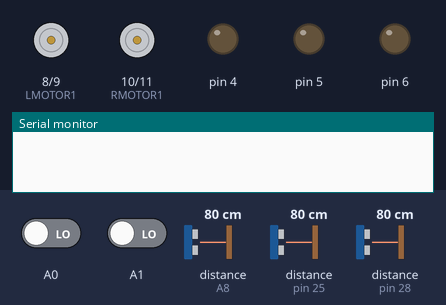
A sketch run on a simulated Teensy 4. Parts: motor-driver pin pairs drawn as motors (green arrow = first pin HIGH = forward, orange = second pin HIGH = backward, longer = more drive), output pins drawn as LEDs (lit = HIGH), the last lines printed to the serial monitor. The inputs (shaded band) are chosen by the test bench; at power-on: A0 LOW, A1 LOW, distance to the obstacle (sensors on A8, pin 25, pin 28) 80 cm.

Above: at 0.1 s.
At 2.4 s:
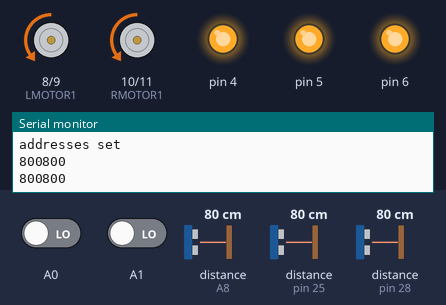
2.5 s: A0 driven HIGH
At 3.8 s:
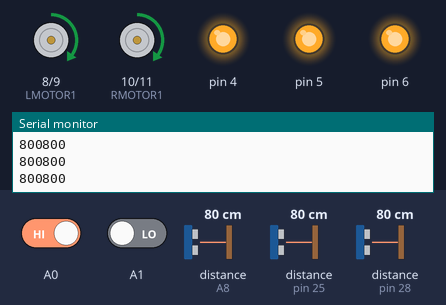
Timing chart, 0 to 5.5 s (numbered marks = the images above; inputs shaded):
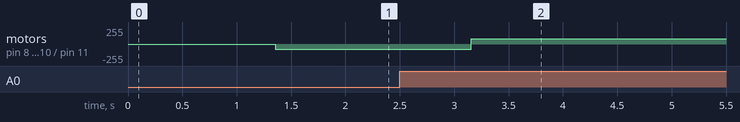

Measured:
- after the input at 2.5 s, motor on pin 8 (LMOTOR1) / pin 9 (LMOTOR2), motor on pin 10 (RMOTOR1) / pin 11 (RMOTOR2): backward 80/255 → forward 80/255 after 0.66 s

The sketch:

sumobot_pseudo.ino
```cpp
#include <i2c_t3.h>
#include <VL53L0X.h>
#include <QTRSensors.h>

VL53L0X sensorL;
VL53L0X sensorM;
VL53L0X sensorR;

const int LMOTOR1 = 8;
const int LMOTOR2 = 9;
const int RMOTOR1 = 10;
const int RMOTOR2 = 11;

/*const int LREF = 2;
const int FREF = 3;
const int RREF = 4;
const int BREF = 5;*/

bool leftHigh = true;

QTRSensors qtr;

const uint8_t SensorCount = 2;
uint16_t sensorValues[SensorCount];

const int edgeTime = 500;
const int tofCutoff = 8000;
const int refCutoff = 1500;

void charge() {
  analogWrite(LMOTOR1, 128);
  analogWrite(LMOTOR2, 0);
  analogWrite(RMOTOR1, 128);
  analogWrite(RMOTOR2, 0);
}

void lTurn() {
  analogWrite(LMOTOR1, 80);
  analogWrite(LMOTOR2, 0);
  analogWrite(RMOTOR1, 0);
  analogWrite(RMOTOR2, 80);
}

void rTurn() {
  analogWrite(LMOTOR1, 0);
  analogWrite(LMOTOR2, 80);
  analogWrite(RMOTOR1, 80);
  analogWrite(RMOTOR2, 0);
}

void fwd() {
  analogWrite(LMOTOR1, 80);
  analogWrite(LMOTOR2, 0);
  analogWrite(RMOTOR1, 80);
  analogWrite(RMOTOR2, 0);
}

void backUp() {
  analogWrite(LMOTOR1, 0);
  analogWrite(LMOTOR2, 80);
  analogWrite(RMOTOR1, 0);
  analogWrite(RMOTOR2, 80);
}

void setup() {
  while(!Serial);
  pinMode(6, OUTPUT);
  pinMode(5, OUTPUT);
  pinMode(4, OUTPUT);
  digitalWrite(4, LOW);
  digitalWrite(5, LOW);
  digitalWrite(6, LOW);

  delay(500);
  Wire.begin();

  qtr.setTypeRC();

  // 14 - FRONT, 15 - BACK
  qtr.setSensorPins((const uint8_t[]){14, 15}, SensorCount);
  qtr.setEmitterPin(2);

  Serial.begin (9600);

  digitalWrite(4, HIGH);
  delay(150);
  Serial.println("00");
  sensorL.init();
  Serial.println("01");
  delay(100);
  sensorL.setAddress((uint8_t)22);
  Serial.println("02");

  digitalWrite(5, HIGH);
  delay(150);
  sensorM.init();
  Serial.println("03");
  delay(100);
  sensorM.setAddress((uint8_t)25);
  Serial.println("04");

  digitalWrite(6, HIGH);
  delay(150);
  sensorR.init();
  Serial.println("04");
  delay(100);
  sensorR.setAddress((uint8_t)28);
  Serial.println("05");

  Serial.println("addresses set");

  pinMode(LMOTOR1, OUTPUT);
  pinMode(LMOTOR2, OUTPUT);
  pinMode(RMOTOR1, OUTPUT);
  pinMode(RMOTOR2, OUTPUT);

/*  pinMode(LREF, INPUT);
  pinMode(MREF, INPUT);
  pinMode(RREF, INPUT);
  pinMode(BREF, INPUT); */
}


void loop() {

  qtr.read(sensorValues);

  int distL = sensorL.readRangeSingleMillimeters();
  if (sensorL.timeoutOccurred()) { Serial.print(" TIMEOUT"); }
  int distM = Serial.print(sensorM.readRangeSingleMillimeters());
  if (sensorM.timeoutOccurred()) { Serial.print(" TIMEOUT"); }
  int distR = Serial.print(sensorR.readRangeSingleMillimeters());
  if (sensorR.timeoutOccurred()) { Serial.print(" TIMEOUT"); }

  Serial.println();

  // int refF = digitalRead(LREF);
  // int refB = digitalRead(BREF);

  if (distL >= tofCutoff && distM < tofCutoff && distR >= tofCutoff)
  {
    charge();
  }
  else if (distL < tofCutoff && distR >= tofCutoff)
  {
    lTurn();
    leftHigh = true;
  }
  else if (distL >= tofCutoff && distR < tofCutoff)
  {
    rTurn();
    leftHigh = false;
  }
  else if (distL >= tofCutoff && distM >= tofCutoff && distR >= tofCutoff)
  {
    if (leftHigh)
    {
      lTurn();
    }
    else
    {
      rTurn();
    }
  }

  if (sensorValues[0] < refCutoff)
  {
    backUp();
    delay(edgeTime);
  }
  else if (sensorValues[1] < refCutoff)
  {
    fwd();
    delay(edgeTime);
  }
}
```
